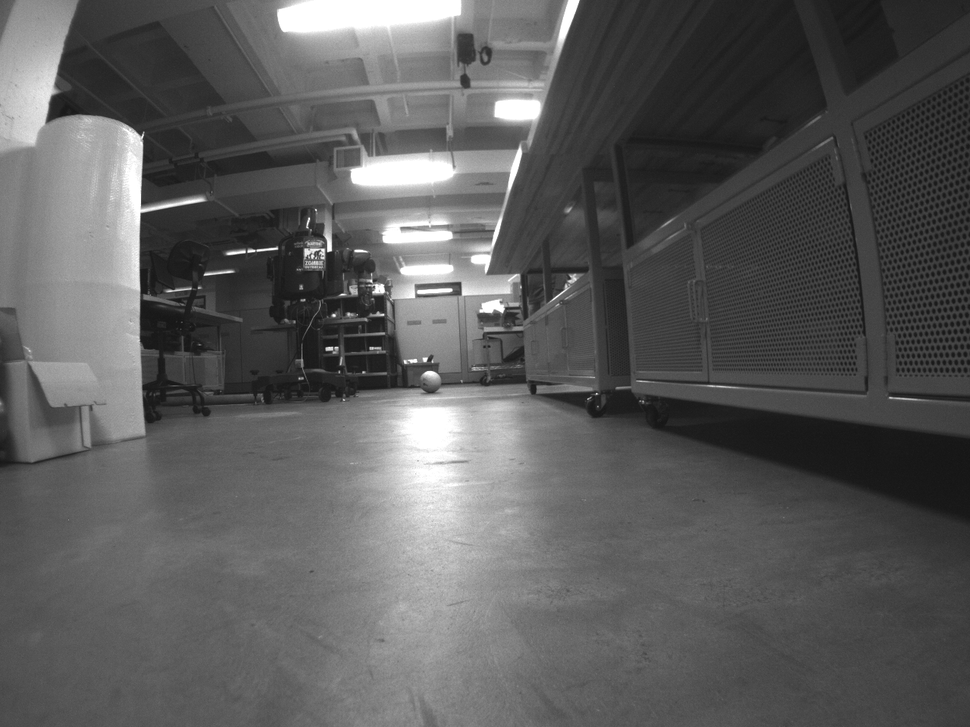
#> input picture 1.png, 970 x 727 px, shrunk from 1280 x 960 before the run
$ python THdemo.py
#> lines starting #> are read from the running program, lines starting #| are printed output that depends on the picture; after the words box and inside, x2 and y2 are one past the last pixel; in counts of white or black regions, pixels touching at a corner belong together
import cv2
import numpy as np;

def nothing(x):
    pass

# Read image
img = cv2.imread("1.png", cv2.IMREAD_GRAYSCALE)
#> img is the input picture: shape (727, 970); min 18, max 255, mean 91.6

# cv2.imshow("Original", img)
# cv2.waitKey(0)

cv2.namedWindow('settings')

cv2.createTrackbar('blur', 'settings', 13, 31, nothing)
	# 0-99 amount of blur --- must be odd, or the image will not blur

cv2.createTrackbar('adapt', 'settings', 0, 1, nothing)
	# 0: Not Adaptive
	# 1: Adaptive --- only works with TH_Type = 0 or 1

cv2.createTrackbar('TH_Type', 'settings', 0, 4, nothing)
	# 0: Binary
	# 1: Binary Inverted
	# 2: Threshold Truncated
	# 3: Threshold to Zero
	# 4: Threshold to Zero Inverted

cv2.createTrackbar('nonAdaptVal', 'settings', 100, 255, nothing)
	# For use with non-adaptive

cv2.createTrackbar('adaptBlockSize', 'settings', 0, 50, nothing)
	# Adaptive block size --- must be odd, or will default to 3
cv2.createTrackbar('adaptConst', 'settings', 5, 10, nothing)
	# Constant subtracted from the mean (im not sure what it does...)
	# It can be positive OR negative, so im giving it a range(-5,5)
	#  by subtracting 5 from the input value

cv2.createTrackbar('EXIT', 'settings', 1, 1, nothing)
exitTB = 1

while(exitTB):
	blurTB = cv2.getTrackbarPos('blur','settings')
	if (blurTB%2==0):
		blurTB+=1
	adapTB = cv2.getTrackbarPos('adapt','settings')
	typeTB = cv2.getTrackbarPos('TH_Type','settings')
	nonAdaptValTB = cv2.getTrackbarPos('nonAdaptVal','settings')
	blockSizeTB = cv2.getTrackbarPos('adaptBlockSize','settings')
	if(blockSizeTB%2==0):
		blockSizeTB+=1
	if(blockSizeTB<2):
		blockSizeTB=3
	constTB = cv2.getTrackbarPos('adaptConst','settings') -5
	exitTB = cv2.getTrackbarPos('EXIT', 'settings')


	if(typeTB==0):
		TH_Type = cv2.THRESH_BINARY
	elif(typeTB==1):
		TH_Type = cv2.THRESH_BINARY_INV
	elif(typeTB==2):
		TH_Type = cv2.THRESH_TRUNC
	elif(typeTB==3):
		TH_Type = cv2.THRESH_TOZERO
	elif(typeTB==4):
		TH_Type = cv2.THRESH_TOZERO_INV

	if(blurTB%2==0):
		blurImg = img;
	else:
		blurImg = cv2.GaussianBlur(img,(blurTB,blurTB),0)

	# If thresholding is adaptive:
	if(adapTB and (TH_Type == cv2.THRESH_BINARY or TH_Type == cv2.THRESH_BINARY_INV)):
		imgTH = cv2.adaptiveThreshold(blurImg,255,cv2.ADAPTIVE_THRESH_GAUSSIAN_C,\
		TH_Type, blockSizeTB, constTB)
	# If thresholding is NOT adaptive:
	else:
		ret, imgTH = cv2.threshold(blurImg,nonAdaptValTB,255,TH_Type)
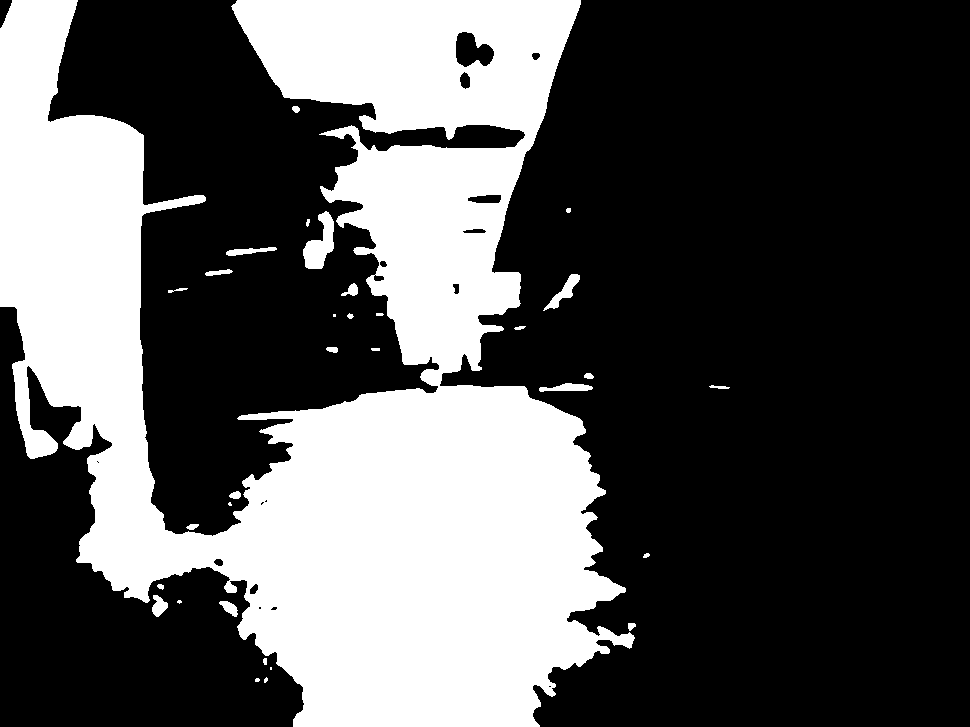
#> imgTH: shape (727, 970); 33.7% white; 32 white regions (6 under 20 px), largest, box (x1, y1, x2, y2) and area: (0, 0, 635, 727) 234653, (303, 211, 334, 269) 988, (543, 274, 580, 311) 410
#> ret = 100

	cv2.waitKey(0)

	cv2.imshow('image', imgTH)

	cv2.waitKey(0)
	cv2.destroyWindow('image')

if(adapTB):
	print("Blur: ", blurTB, " TH_Type: ", TH_Type, " Value: ", nonAdaptValTB)
else:
	print("Blur: ", blurTB, " TH_Type: ", TH_Type, " Block Size: ", blockSizeTB, " Const: ", constTB)


cv2.destroyAllWindows()
